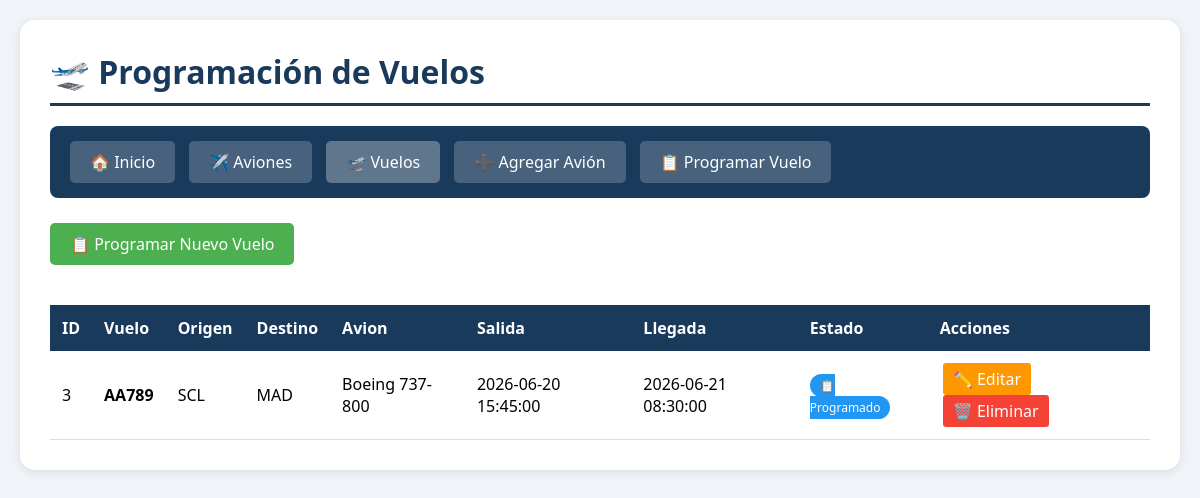
The app's page /vuelos_list.php, older data.
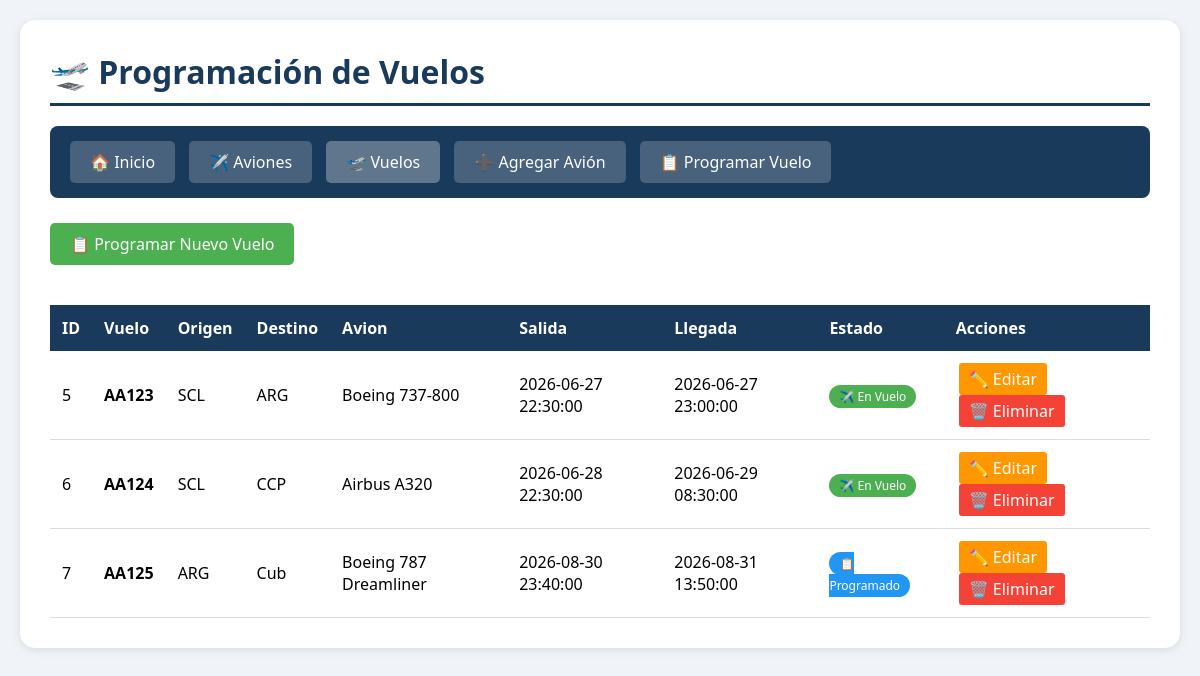
The same page, newer data.
### tables this page shows
CREATE TABLE vuelos (
    id INTEGER PRIMARY KEY AUTOINCREMENT,
    numero_vuelo TEXT UNIQUE NOT NULL,
    avion_id INTEGER NOT NULL,
    origen TEXT NOT NULL,
    destino TEXT NOT NULL,
    hora_salida DATETIME NOT NULL,
    hora_llegada DATETIME NOT NULL,
    estado TEXT DEFAULT 'Programado',
    FOREIGN KEY (avion_id) REFERENCES aviones(id) ON DELETE CASCADE
);

CREATE TABLE aviones (
    id INTEGER PRIMARY KEY AUTOINCREMENT,
    matricula TEXT UNIQUE NOT NULL,
    modelo TEXT NOT NULL,
    fabricante TEXT NOT NULL,
    capacidad INTEGER NOT NULL,
    año_fabricacion INTEGER,
    estado TEXT DEFAULT 'Activo',
    fecha_registro TIMESTAMP DEFAULT CURRENT_TIMESTAMP
);

### includes/db.php (called while the page is built, shortened)
<?php
class Database {
    private static $instance = null;
    private $db;
    private function __construct() {
        $this->dbPath = __DIR__ . '/../database.db';
        try {
            $this->db = new PDO('sqlite:' . $this->dbPath);
            $this->db->setAttribute(PDO::ATTR_ERRMODE, PDO::ERRMODE_EXCEPTION);
            $this->db->setAttribute(PDO::ATTR_DEFAULT_FETCH_MODE, PDO::FETCH_ASSOC);
        } catch (PDOException $e) {
            die("❌ Error de conexión: " . $e->getMessage());
        }
    }
    public static function getInstance() {
        if (self::$instance == null) {
            self::$instance = new Database();
        }
        return self::$instance;
    }
    public function getConnection() {
        return $this->db;
    }
}
?>

### includes/crud.php (called while the page is built, shortened)
<?php
require_once __DIR__ . '/db.php';
class CRUD {
    private $db;
    public function __construct() {
        $this->db = Database::getInstance()->getConnection();
    }
    public function readAllVuelos() {
        try {
            $sql = "SELECT v.*, a.modelo as avion_modelo, a.matricula as avion_matricula
                    FROM vuelos v
                    LEFT JOIN aviones a ON v.avion_id = a.id
                    ORDER BY v.hora_salida ASC";
            $stmt = $this->db->query($sql);
            return $stmt->fetchAll();
        } catch (PDOException $e) {
            return [];
        }
    }
}
?>

### vuelos_list.php (the view, shortened to what this page needs)
<?php
require_once 'includes/crud.php';
$crud = new CRUD();
$vuelos = $crud->readAllVuelos();
?>
<!DOCTYPE html>
<html lang="es">
<head>
</head>
<body>
    <div class="container">
        <h1>🛫 Programación de Vuelos</h1>
        <div class="navbar">
            <a href="index.php">🏠 Inicio</a>
            <a href="aviones_list.php">✈️ Aviones</a>
            <a href="vuelos_list.php" style="background:rgba(255,255,255,0.3);">🛫 Vuelos</a>
            <a href="aviones_create.php">➕ Agregar Avión</a>
            <a href="vuelos_create.php">📋 Programar Vuelo</a>
        </div>
        <a href="vuelos_create.php" class="btn-agregar">📋 Programar Nuevo Vuelo</a>
        <table>
            <thead>
                <tr>
                    <th>ID</th>
                    <th>Vuelo</th>
                    <th>Origen</th>
                    <th>Destino</th>
                    <th>Avion</th>
                    <th>Salida</th>
                    <th>Llegada</th>
                    <th>Estado</th>
                    <th>Acciones</th>
                </tr>
            </thead>
            <tbody>
                <?php if (count($vuelos) > 0): ?>
                    <?php foreach ($vuelos as $vuelo): ?>
                        <tr>
                            <td><?= $vuelo['id'] ?></td>
                            <td><strong><?= htmlspecialchars($vuelo['numero_vuelo']) ?></strong></td>
                            <td><?= htmlspecialchars($vuelo['origen']) ?></td>
                            <td><?= htmlspecialchars($vuelo['destino']) ?></td>
                            <td><?= htmlspecialchars($vuelo['avion_modelo'] ?? 'N/A') ?></td>
                            <td><?= $vuelo['hora_salida'] ?></td>
                            <td><?= $vuelo['hora_llegada'] ?></td>
                            <td>
                                <?php if ($vuelo['estado'] == 'Programado'): ?>
                                    <span class="status-programado">📋 Programado</span>
                                <?php elseif ($vuelo['estado'] == 'En Vuelo'): ?>
                                    <span class="status-en-vuelo">✈️ En Vuelo</span>
                                <?php elseif ($vuelo['estado'] == 'Aterrizado'): ?>
                                    <span class="status-aterrizado">🛬 Aterrizado</span>
                                <?php else: ?>
                                    <span class="status-cancelado">❌ Cancelado</span>
                                <?php endif; ?>
                            </td>
                            <td class="acciones">
                                <a href="vuelos_update.php?id=<?= $vuelo['id'] ?>" class="btn-editar">✏️ Editar</a>
                                <a href="vuelos_delete.php?id=<?= $vuelo['id'] ?>" class="btn-eliminar" onclick="return confirm('¿Estás seguro de cancelar este vuelo?')">🗑️ Eliminar</a>
                            </td>
                        </tr>
                    <?php endforeach; ?>
                <?php endif; ?>
            </tbody>
        </table>
    </div>
</body>
</html>

Row changes from the older to the newer data that the page shows:
removed vuelos: id "3", numero_vuelo "AA789", origen "SCL", destino "MAD", avion.modelo "Boeing 737-800", hora_salida "2026-06-20 15:45:00", hora_llegada "2026-06-21 08:30:00", estado "📋 Programado"
added vuelos: id "5", numero_vuelo "AA123", origen "SCL", destino "ARG", avion.modelo "Boeing 737-800", hora_salida "2026-06-27 22:30:00", hora_llegada "2026-06-27 23:00:00", estado "✈️ En Vuelo"
added vuelos: id "6", numero_vuelo "AA124", origen "SCL", destino "CCP", avion.modelo "Airbus A320", hora_salida "2026-06-28 22:30:00", hora_llegada "2026-06-29 08:30:00", estado "✈️ En Vuelo"
added vuelos: id "7", numero_vuelo "AA125", origen "ARG", destino "Cub", avion.modelo "Boeing 787 Dreamliner", hora_salida "2026-08-30 23:40:00", hora_llegada "2026-08-31 13:50:00", estado "📋 Programado"
